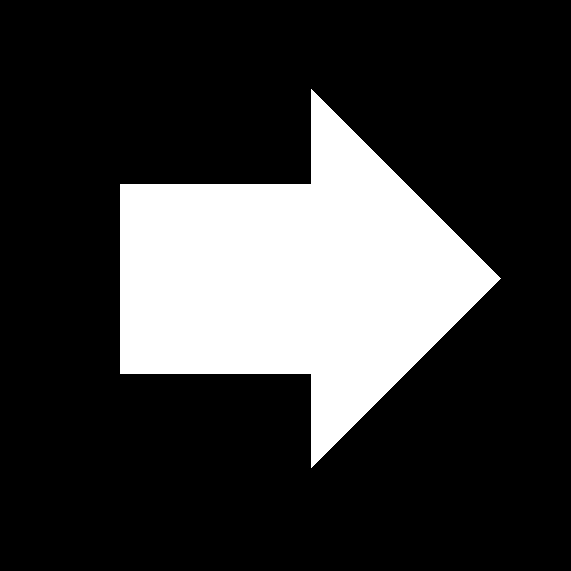
#> input picture Algo,Android,RPI/RPi/Backup 6 Mar/r.jpg, 571 x 571 px
$ python hough.py --image r.jpg
#> lines starting #> are read from the running program, lines starting #| are printed output that depends on the picture; after the words box and inside, x2 and y2 are one past the last pixel; in counts of white or black regions, pixels touching at a corner belong together; long printed decimals are rounded
import cv2, numpy as np, argparse

ap = argparse.ArgumentParser()
ap.add_argument("-i", "--image", help = "path to the image file")
args = vars(ap.parse_args())
img = cv2.imread(args["image"])
#> img is the input picture: shape (571, 571, 3); 22.2% white; 1 white region, box (x1, y1, x2, y2) and area: (120, 89, 501, 468) 72390
#convert the image to grayscale
gray = cv2.cvtColor(img,cv2.COLOR_BGR2GRAY)
#apply canny edge detection to the image
edges = cv2.Canny(gray,50,150,apertureSize = 3)
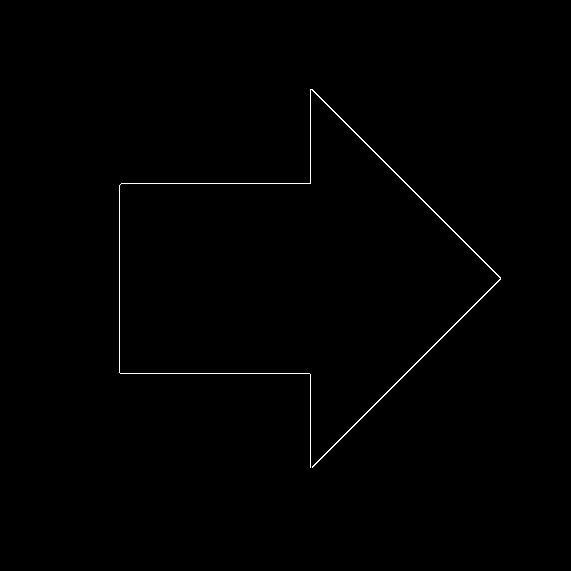
#> edges: shape (571, 571); 0.46% white in thin lines or dots, all inside (x1, y1, x2, y2) = (119, 89, 501, 468)
#show what the image looks like after the application of previous functions
cv2.imshow("canny'd image", edges)
cv2.waitKey(0)
#perform HoughLines on the image
lines = cv2.HoughLines(edges,1,np.pi/180,20)
#> lines = 76 rows, first 8: [183, 1.57], [373, 1.57], [-157, 2.36], [310, 0], [550, 0.785], [119, 0], [552, 0.768], [-151, 2.34]
#create an array for each direction, where array[0] indicates one of the lines and array[1] indicates the other, which if both > 0 will tell us the orientation
left = [0, 0]
right = [0, 0]
up = [0, 0]
down = [0, 0]
#iterate through the lines that the houghlines function returned
for object in lines:
    theta = object[0][1]
    rho = object[0][0]
    print(theta)
    #cases for right/left arrows
    if ((np.round(theta, 2)) >= 1.5 and (np.round(theta, 2)) <= 1.6) or ((np.round(theta,2)) >= 2.3 and (np.round(theta,2)) <= 2.4):
        if (rho >= 130 and rho <= 150):
            left[0] += 1
        elif (rho >= 400 and rho <= 420):
            left[1] +=1
        elif (rho >= -175 and rho <= -150):
            right[0] +=1
        elif (rho >= 175 and rho <= 200):
            right[1] +=1
    #cases for up/down arrows
    elif ((np.round(theta, 2)) >= 0.7 and (np.round(theta,2)) <= 0.8) or ((np.round(theta, 2)) >= 3.0 and (np.round(theta,2))<= 3.1):
        if (rho >= -400 and rho <= -300):
            up[0] += 1
        elif ((rho >= -200 and rho <= -100) or (rho >= 230 and rho <= 260)):
            down[1] += 1
            up[1] += 1
        elif (rho >= 550 and rho <= 570):
            down[0] += 1
#> this loop made 76 passes
#> (object, theta, rho) on passes 1 to 12: ([[183, 1.57]], 1.57, 183), ([[373, 1.57]], 1.57, 373), ([[-157, 2.36]], 2.36, -157), ([[310, 0]], 0, 310), ([[550, 0.785]], 0.785, 550), ([[119, 0]], 0, 119), ([[552, 0.768]], 0.768, 552), ([[-151, 2.34]], 2.34, -151), ([[-165, 2.37]], 2.37, -165), ([[186, 1.55]], 1.55, 186), ([[370, 1.59]], 1.59, 370), ([[377, 1.55]], 1.55, 377)
#> (theta, rho) on passes 65, 76: (0.716, 558), (3.09, -104)
#| 1.571
#| 1.571
#| 2.356
#| 0.0
#| 0.7854
#| 0.0
#| 0.7679
#| 2.339
#> (further printed lines are left out)
#> after the loop, down = [4, 1]; left = [0, 0]; right = [6, 6]; up = [0, 1]

if left[0] >= 1 and left[1] >= 1:
    print("left")
elif right[0] >= 1 and right[1] >= 1:
    print("right")
elif up[0] >= 1 and up[1] >= 1:
    print("up")
elif down[0] >= 1 and down[1] >= 1:
    print("down")

print(up, down, left, right)
#| [0, 1] [4, 1] [0, 0] [6, 6]
#print(rho)
